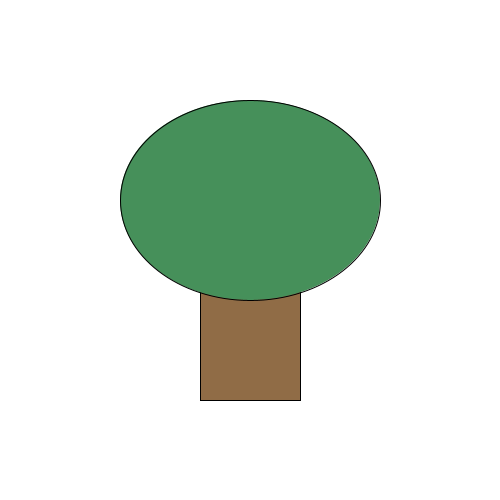
Frame 1 (no input)
Frame 60 (the mouse pressed at the canvas centre just before this capture): identical to frame 1, image omitted
Frame 120 (the mouse held since frame 60 and released just before this capture): identical to frame 1, image omitted

The Processing sketch that drew this single still picture (run headless with seeded random() and noise(); from frame 60 on, the mouse is pressed at the canvas centre):

// Processing sketch: Opdr_9_9_verdiepingsopdracht
// ── Opdr_9_9_verdiepingsopdracht.pde
void setup() {
  size(500, 500);
}

void draw() {
  background(255,255,255);
  DrawBoom(200,200,100,200,250,200,260,200);
}

void DrawBoom(int x1, int y1, int w1, int h1, int x2, int y2, int w2, int h2) {
  fill(144,108,70);
  rect(x1,y1,w1,h1);
  fill(70,144,90);
  ellipse(x2,y2,w2,h2);
}
